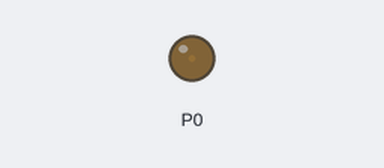
Simulated run of this program. Board: BBC micro:bit (MakeCode). On the bench: output pins drawn as LEDs (lit = HIGH).

Above: at 0.05 s.
At 1.95 s:
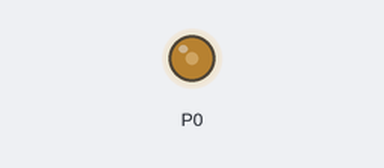
At 3.9 s:
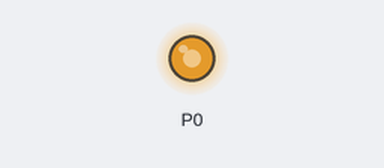
At 10.25 s:
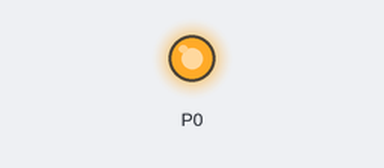
Timing chart, 0 to 13.4 s (numbered marks = the images above):
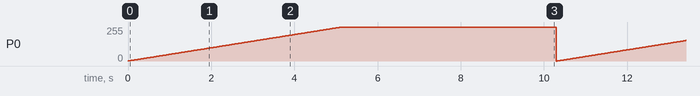

Measured:
- by itself, P0: ramps from 0/255 to 255/255 and jumps back, once every 10.3 s

The program:

main.ts
```typescript
led.enable(false)
let control2 = 0
basic.forever(function () {
    while (control2 < 1024) {
        control2 += 1
        pins.analogWritePin(AnalogPin.P0, control2)
        basic.pause(5)
    }
    while (control2 > 0) {
        control2 += -1
        pins.digitalWritePin(DigitalPin.P0, control2)
        basic.pause(5)
    }
})
```

test.ts
```typescript
// aquí va el archivo "tests"; esto no se compilará cuando este paquete se utilice como una extensión.
```
